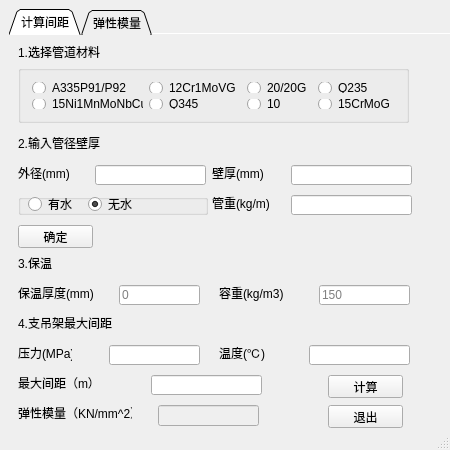
<?xml version="1.0" encoding="UTF-8"?>
<ui version="4.0">
 <class>supportspacingcalcClass</class>
 <widget class="QMainWindow" name="supportspacingcalcClass">
  <property name="geometry">
   <rect>
    <x>0</x>
    <y>0</y>
    <width>450</width>
    <height>450</height>
   </rect>
  </property>
  <property name="minimumSize">
   <size>
    <width>450</width>
    <height>450</height>
   </size>
  </property>
  <property name="windowTitle">
   <string>支吊架间距计算</string>
  </property>
  <widget class="QWidget" name="centralWidget">
   <property name="sizeIncrement">
    <size>
     <width>450</width>
     <height>450</height>
    </size>
   </property>
   <widget class="QTabWidget" name="tabWidget">
    <property name="geometry">
     <rect>
      <x>9</x>
      <y>9</y>
      <width>450</width>
      <height>450</height>
     </rect>
    </property>
    <property name="minimumSize">
     <size>
      <width>450</width>
      <height>450</height>
     </size>
    </property>
    <property name="layoutDirection">
     <enum>Qt::LeftToRight</enum>
    </property>
    <property name="autoFillBackground">
     <bool>true</bool>
    </property>
    <property name="tabShape">
     <enum>QTabWidget::Triangular</enum>
    </property>
    <property name="currentIndex">
     <number>0</number>
    </property>
    <property name="elideMode">
     <enum>Qt::ElideMiddle</enum>
    </property>
    <property name="documentMode">
     <bool>true</bool>
    </property>
    <property name="movable">
     <bool>true</bool>
    </property>
    <widget class="QWidget" name="tab">
     <property name="minimumSize">
      <size>
       <width>450</width>
       <height>450</height>
      </size>
     </property>
     <attribute name="title">
      <string>计算间距</string>
     </attribute>
     <widget class="QLineEdit" name="lineEdit_t">
      <property name="geometry">
       <rect>
        <x>300</x>
        <y>310</y>
        <width>101</width>
        <height>20</height>
       </rect>
      </property>
      <property name="minimumSize">
       <size>
        <width>71</width>
        <height>20</height>
       </size>
      </property>
      <property name="text">
       <string/>
      </property>
     </widget>
     <widget class="QLineEdit" name="lineEdit_p">
      <property name="geometry">
       <rect>
        <x>100</x>
        <y>310</y>
        <width>91</width>
        <height>20</height>
       </rect>
      </property>
      <property name="minimumSize">
       <size>
        <width>71</width>
        <height>20</height>
       </size>
      </property>
     </widget>
     <widget class="QLabel" name="label_thickness">
      <property name="geometry">
       <rect>
        <x>203</x>
        <y>130</y>
        <width>91</width>
        <height>16</height>
       </rect>
      </property>
      <property name="minimumSize">
       <size>
        <width>48</width>
        <height>16</height>
       </size>
      </property>
      <property name="text">
       <string>壁厚(mm)</string>
      </property>
     </widget>
     <widget class="QLabel" name="label_p">
      <property name="geometry">
       <rect>
        <x>9</x>
        <y>310</y>
        <width>54</width>
        <height>16</height>
       </rect>
      </property>
      <property name="minimumSize">
       <size>
        <width>48</width>
        <height>16</height>
       </size>
      </property>
      <property name="text">
       <string>压力(MPa)</string>
      </property>
     </widget>
     <widget class="QLabel" name="label_t">
      <property name="geometry">
       <rect>
        <x>210</x>
        <y>310</y>
        <width>48</width>
        <height>16</height>
       </rect>
      </property>
      <property name="minimumSize">
       <size>
        <width>48</width>
        <height>16</height>
       </size>
      </property>
      <property name="text">
       <string>温度(℃)</string>
      </property>
     </widget>
     <widget class="QLabel" name="label_volumetric_weight">
      <property name="geometry">
       <rect>
        <x>210</x>
        <y>250</y>
        <width>101</width>
        <height>16</height>
       </rect>
      </property>
      <property name="text">
       <string>容重(kg/m3)</string>
      </property>
     </widget>
     <widget class="QLabel" name="label_showdis">
      <property name="geometry">
       <rect>
        <x>9</x>
        <y>340</y>
        <width>78</width>
        <height>16</height>
       </rect>
      </property>
      <property name="minimumSize">
       <size>
        <width>48</width>
        <height>16</height>
       </size>
      </property>
      <property name="text">
       <string>最大间距（m）</string>
      </property>
     </widget>
     <widget class="QLineEdit" name="lineEdit_volumetric_weight">
      <property name="geometry">
       <rect>
        <x>310</x>
        <y>250</y>
        <width>91</width>
        <height>20</height>
       </rect>
      </property>
      <property name="placeholderText">
       <string>150</string>
      </property>
     </widget>
     <widget class="QLineEdit" name="lineEdit_thickness">
      <property name="geometry">
       <rect>
        <x>282</x>
        <y>130</y>
        <width>121</width>
        <height>20</height>
       </rect>
      </property>
      <property name="minimumSize">
       <size>
        <width>71</width>
        <height>20</height>
       </size>
      </property>
      <property name="text">
       <string/>
      </property>
     </widget>
     <widget class="QLabel" name="label_distance">
      <property name="geometry">
       <rect>
        <x>9</x>
        <y>280</y>
        <width>96</width>
        <height>16</height>
       </rect>
      </property>
      <property name="text">
       <string>4.支吊架最大间距</string>
      </property>
     </widget>
     <widget class="QPushButton" name="pb_cacu">
      <property name="geometry">
       <rect>
        <x>319</x>
        <y>340</y>
        <width>75</width>
        <height>23</height>
       </rect>
      </property>
      <property name="minimumSize">
       <size>
        <width>69</width>
        <height>0</height>
       </size>
      </property>
      <property name="text">
       <string>计算</string>
      </property>
     </widget>
     <widget class="QLineEdit" name="lineEdit_ela">
      <property name="enabled">
       <bool>false</bool>
      </property>
      <property name="geometry">
       <rect>
        <x>149</x>
        <y>370</y>
        <width>101</width>
        <height>21</height>
       </rect>
      </property>
      <property name="font">
       <font>
        <family>Arial</family>
        <weight>75</weight>
        <bold>true</bold>
       </font>
      </property>
      <property name="focusPolicy">
       <enum>Qt::NoFocus</enum>
      </property>
      <property name="styleSheet">
       <string notr="true">color:red</string>
      </property>
     </widget>
     <widget class="QLabel" name="label_insulation">
      <property name="geometry">
       <rect>
        <x>9</x>
        <y>220</y>
        <width>36</width>
        <height>16</height>
       </rect>
      </property>
      <property name="text">
       <string>3.保温</string>
      </property>
     </widget>
     <widget class="QLabel" name="label_od">
      <property name="geometry">
       <rect>
        <x>9</x>
        <y>130</y>
        <width>91</width>
        <height>16</height>
       </rect>
      </property>
      <property name="minimumSize">
       <size>
        <width>48</width>
        <height>16</height>
       </size>
      </property>
      <property name="text">
       <string>外径(mm)</string>
      </property>
     </widget>
     <widget class="QPushButton" name="pb_ok">
      <property name="geometry">
       <rect>
        <x>9</x>
        <y>190</y>
        <width>75</width>
        <height>23</height>
       </rect>
      </property>
      <property name="minimumSize">
       <size>
        <width>69</width>
        <height>0</height>
       </size>
      </property>
      <property name="text">
       <string>确定</string>
      </property>
     </widget>
     <widget class="QLabel" name="label_material">
      <property name="geometry">
       <rect>
        <x>9</x>
        <y>9</y>
        <width>84</width>
        <height>16</height>
       </rect>
      </property>
      <property name="contextMenuPolicy">
       <enum>Qt::DefaultContextMenu</enum>
      </property>
      <property name="lineWidth">
       <number>0</number>
      </property>
      <property name="text">
       <string>1.选择管道材料</string>
      </property>
     </widget>
     <widget class="QLabel" name="label_pipe">
      <property name="geometry">
       <rect>
        <x>9</x>
        <y>100</y>
        <width>84</width>
        <height>16</height>
       </rect>
      </property>
      <property name="text">
       <string>2.输入管径壁厚</string>
      </property>
     </widget>
     <widget class="QLabel" name="label_insulation_thickness">
      <property name="geometry">
       <rect>
        <x>9</x>
        <y>250</y>
        <width>101</width>
        <height>16</height>
       </rect>
      </property>
      <property name="text">
       <string>保温厚度(mm)</string>
      </property>
     </widget>
     <widget class="QLineEdit" name="lineEdit_weight">
      <property name="enabled">
       <bool>true</bool>
      </property>
      <property name="geometry">
       <rect>
        <x>282</x>
        <y>160</y>
        <width>121</width>
        <height>20</height>
       </rect>
      </property>
      <property name="minimumSize">
       <size>
        <width>71</width>
        <height>20</height>
       </size>
      </property>
      <property name="focusPolicy">
       <enum>Qt::ClickFocus</enum>
      </property>
      <property name="styleSheet">
       <string notr="true">color:blue</string>
      </property>
     </widget>
     <widget class="QLabel" name="label_weight">
      <property name="geometry">
       <rect>
        <x>203</x>
        <y>160</y>
        <width>91</width>
        <height>16</height>
       </rect>
      </property>
      <property name="minimumSize">
       <size>
        <width>48</width>
        <height>16</height>
       </size>
      </property>
      <property name="text">
       <string>管重(kg/m)</string>
      </property>
     </widget>
     <widget class="QLineEdit" name="lineEdit_insulation_thickness">
      <property name="geometry">
       <rect>
        <x>110</x>
        <y>250</y>
        <width>81</width>
        <height>20</height>
       </rect>
      </property>
      <property name="placeholderText">
       <string>0</string>
      </property>
     </widget>
     <widget class="QLabel" name="label">
      <property name="geometry">
       <rect>
        <x>9</x>
        <y>370</y>
        <width>114</width>
        <height>16</height>
       </rect>
      </property>
      <property name="text">
       <string>弹性模量（KN/mm^2）</string>
      </property>
     </widget>
     <widget class="QLineEdit" name="lineEdit_showdis">
      <property name="enabled">
       <bool>true</bool>
      </property>
      <property name="geometry">
       <rect>
        <x>142</x>
        <y>340</y>
        <width>111</width>
        <height>20</height>
       </rect>
      </property>
      <property name="minimumSize">
       <size>
        <width>71</width>
        <height>20</height>
       </size>
      </property>
      <property name="focusPolicy">
       <enum>Qt::ClickFocus</enum>
      </property>
      <property name="styleSheet">
       <string notr="true">color:blue</string>
      </property>
     </widget>
     <widget class="QLineEdit" name="lineEdit_od">
      <property name="geometry">
       <rect>
        <x>86</x>
        <y>130</y>
        <width>111</width>
        <height>20</height>
       </rect>
      </property>
      <property name="minimumSize">
       <size>
        <width>71</width>
        <height>20</height>
       </size>
      </property>
      <property name="placeholderText">
       <string/>
      </property>
     </widget>
     <widget class="QPushButton" name="pb_quit">
      <property name="geometry">
       <rect>
        <x>319</x>
        <y>370</y>
        <width>75</width>
        <height>23</height>
       </rect>
      </property>
      <property name="text">
       <string>退出</string>
      </property>
     </widget>
     <widget class="QGroupBox" name="groupBox">
      <property name="geometry">
       <rect>
        <x>9</x>
        <y>30</y>
        <width>391</width>
        <height>58</height>
       </rect>
      </property>
      <layout class="QGridLayout" name="gridLayout_2">
       <item row="0" column="0">
        <widget class="QRadioButton" name="ra_P92">
         <property name="text">
          <string>A335P91/P92</string>
         </property>
         <attribute name="buttonGroup">
          <string notr="true">buttonGroup</string>
         </attribute>
        </widget>
       </item>
       <item row="0" column="1">
        <widget class="QRadioButton" name="ra_12Cr">
         <property name="text">
          <string>12Cr1MoVG</string>
         </property>
         <attribute name="buttonGroup">
          <string notr="true">buttonGroup</string>
         </attribute>
        </widget>
       </item>
       <item row="0" column="2">
        <widget class="QRadioButton" name="ra_20">
         <property name="text">
          <string>20/20G</string>
         </property>
         <attribute name="buttonGroup">
          <string notr="true">buttonGroup</string>
         </attribute>
        </widget>
       </item>
       <item row="0" column="3">
        <widget class="QRadioButton" name="ra_Q235">
         <property name="text">
          <string>Q235</string>
         </property>
         <attribute name="buttonGroup">
          <string notr="true">buttonGroup</string>
         </attribute>
        </widget>
       </item>
       <item row="1" column="0">
        <widget class="QRadioButton" name="ra_15Ni">
         <property name="text">
          <string>15Ni1MnMoNbCu</string>
         </property>
         <attribute name="buttonGroup">
          <string notr="true">buttonGroup</string>
         </attribute>
        </widget>
       </item>
       <item row="1" column="1">
        <widget class="QRadioButton" name="ra_Q345">
         <property name="text">
          <string>Q345</string>
         </property>
         <attribute name="buttonGroup">
          <string notr="true">buttonGroup</string>
         </attribute>
        </widget>
       </item>
       <item row="1" column="2">
        <widget class="QRadioButton" name="ra_10">
         <property name="text">
          <string>10</string>
         </property>
         <attribute name="buttonGroup">
          <string notr="true">buttonGroup</string>
         </attribute>
        </widget>
       </item>
       <item row="1" column="3">
        <widget class="QRadioButton" name="ra_15MoG">
         <property name="text">
          <string>15CrMoG</string>
         </property>
         <attribute name="buttonGroup">
          <string notr="true">buttonGroup</string>
         </attribute>
        </widget>
       </item>
      </layout>
     </widget>
     <widget class="QGroupBox" name="groupBox_2">
      <property name="geometry">
       <rect>
        <x>9</x>
        <y>159</y>
        <width>190</width>
        <height>21</height>
       </rect>
      </property>
      <widget class="QRadioButton" name="ra_water">
       <property name="geometry">
        <rect>
         <x>10</x>
         <y>0</y>
         <width>47</width>
         <height>20</height>
        </rect>
       </property>
       <property name="text">
        <string>有水</string>
       </property>
       <attribute name="buttonGroup">
        <string notr="true">buttonGroup_2</string>
       </attribute>
      </widget>
      <widget class="QRadioButton" name="ra_nowater">
       <property name="geometry">
        <rect>
         <x>70</x>
         <y>0</y>
         <width>47</width>
         <height>20</height>
        </rect>
       </property>
       <property name="text">
        <string>无水</string>
       </property>
       <property name="checked">
        <bool>true</bool>
       </property>
       <attribute name="buttonGroup">
        <string notr="true">buttonGroup_2</string>
       </attribute>
      </widget>
     </widget>
     <zorder>label_showdis</zorder>
     <zorder>lineEdit_showdis</zorder>
     <zorder>label_od</zorder>
     <zorder>lineEdit_od</zorder>
     <zorder>label_thickness</zorder>
     <zorder>lineEdit_thickness</zorder>
     <zorder>pb_ok</zorder>
     <zorder>label_weight</zorder>
     <zorder>lineEdit_weight</zorder>
     <zorder>groupBox_2</zorder>
     <zorder>groupBox</zorder>
     <zorder>label_p</zorder>
     <zorder>label_distance</zorder>
     <zorder>label_material</zorder>
     <zorder>label_pipe</zorder>
     <zorder>lineEdit_t</zorder>
     <zorder>pb_cacu</zorder>
     <zorder>lineEdit_p</zorder>
     <zorder>label_t</zorder>
     <zorder>label_insulation</zorder>
     <zorder>label_insulation_thickness</zorder>
     <zorder>lineEdit_insulation_thickness</zorder>
     <zorder>label_volumetric_weight</zorder>
     <zorder>lineEdit_volumetric_weight</zorder>
     <zorder>pb_quit</zorder>
     <zorder>label</zorder>
     <zorder>lineEdit_ela</zorder>
    </widget>
    <widget class="QWidget" name="tab_2">
     <attribute name="title">
      <string>弹性模量</string>
     </attribute>
     <widget class="QListWidget" name="listWidget_material">
      <property name="geometry">
       <rect>
        <x>10</x>
        <y>10</y>
        <width>151</width>
        <height>192</height>
       </rect>
      </property>
      <item>
       <property name="text">
        <string>A335P92</string>
       </property>
      </item>
      <item>
       <property name="text">
        <string>12Cr1MoVG</string>
       </property>
      </item>
      <item>
       <property name="text">
        <string>20G</string>
       </property>
      </item>
      <item>
       <property name="text">
        <string>Q235</string>
       </property>
      </item>
      <item>
       <property name="text">
        <string>15Ni1MnMoNbCu</string>
       </property>
      </item>
      <item>
       <property name="text">
        <string>Q345</string>
       </property>
      </item>
      <item>
       <property name="text">
        <string>10</string>
       </property>
      </item>
      <item>
       <property name="text">
        <string>15CrMoG</string>
       </property>
      </item>
     </widget>
     <widget class="QTextEdit" name="textEdit_em">
      <property name="geometry">
       <rect>
        <x>170</x>
        <y>10</y>
        <width>221</width>
        <height>381</height>
       </rect>
      </property>
      <property name="readOnly">
       <bool>true</bool>
      </property>
     </widget>
    </widget>
   </widget>
  </widget>
  <widget class="QStatusBar" name="statusBar"/>
 </widget>
 <layoutdefault spacing="6" margin="11"/>
 <tabstops>
  <tabstop>pb_ok</tabstop>
 </tabstops>
 <resources/>
 <connections>
  <connection>
   <sender>pb_cacu</sender>
   <signal>clicked()</signal>
   <receiver>supportspacingcalcClass</receiver>
   <slot>on_click_btn_calcDis()</slot>
   <hints>
    <hint type="sourcelabel">
     <x>328</x>
     <y>385</y>
    </hint>
    <hint type="destinationlabel">
     <x>297</x>
     <y>348</y>
    </hint>
   </hints>
  </connection>
  <connection>
   <sender>pb_ok</sender>
   <signal>clicked()</signal>
   <receiver>supportspacingcalcClass</receiver>
   <slot>on_click_btn_calcWeight()</slot>
   <hints>
    <hint type="sourcelabel">
     <x>92</x>
     <y>213</y>
    </hint>
    <hint type="destinationlabel">
     <x>369</x>
     <y>149</y>
    </hint>
   </hints>
  </connection>
  <connection>
   <sender>buttonGroup</sender>
   <signal>buttonClicked(int)</signal>
   <receiver>supportspacingcalcClass</receiver>
   <slot>on_toggle_material_radio()</slot>
   <hints>
    <hint type="sourcelabel">
     <x>-1</x>
     <y>-1</y>
    </hint>
    <hint type="destinationlabel">
     <x>267</x>
     <y>191</y>
    </hint>
   </hints>
  </connection>
  <connection>
   <sender>buttonGroup_2</sender>
   <signal>buttonClicked(int)</signal>
   <receiver>supportspacingcalcClass</receiver>
   <slot>on_toggle_water_radio()</slot>
   <hints>
    <hint type="sourcelabel">
     <x>-1</x>
     <y>-1</y>
    </hint>
    <hint type="destinationlabel">
     <x>267</x>
     <y>191</y>
    </hint>
   </hints>
  </connection>
  <connection>
   <sender>pb_quit</sender>
   <signal>clicked()</signal>
   <receiver>supportspacingcalcClass</receiver>
   <slot>close()</slot>
   <hints>
    <hint type="sourcelabel">
     <x>328</x>
     <y>415</y>
    </hint>
    <hint type="destinationlabel">
     <x>298</x>
     <y>443</y>
    </hint>
   </hints>
  </connection>
  <connection>
   <sender>listWidget_material</sender>
   <signal>clicked(QModelIndex)</signal>
   <receiver>supportspacingcalcClass</receiver>
   <slot>on_list_material_clicked()</slot>
   <hints>
    <hint type="sourcelabel">
     <x>135</x>
     <y>198</y>
    </hint>
    <hint type="destinationlabel">
     <x>134</x>
     <y>449</y>
    </hint>
   </hints>
  </connection>
 </connections>
 <slots>
  <slot>on_click_btn_calcDis()</slot>
  <slot>on_click_btn_calcWeight()</slot>
  <slot>on_toggle_material_radio()</slot>
  <slot>on_toggle_water_radio()</slot>
  <slot>on_list_material_clicked()</slot>
 </slots>
 <buttongroups>
  <buttongroup name="buttonGroup"/>
  <buttongroup name="buttonGroup_2"/>
 </buttongroups>
</ui>
